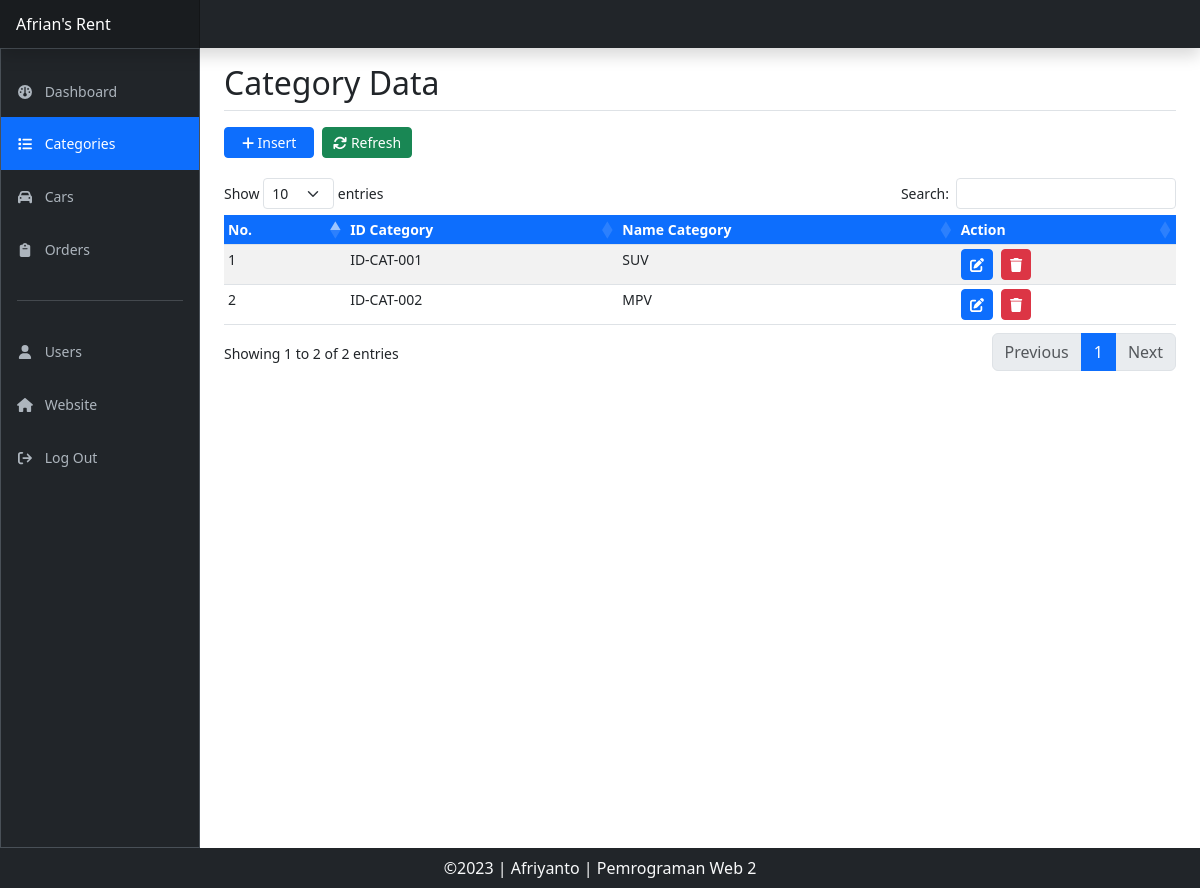
Screenshot of /categories.php (signed in) with the database file from the repository.
### tables this page shows
CREATE TABLE IF NOT EXISTS `tbl_kategori_mobil` (
  `id_kategori` varchar(50) NOT NULL DEFAULT '',
  `nama_kategori` varchar(50) NOT NULL,
  PRIMARY KEY (`id_kategori`)
);

### categories.php (the view, shortened to what this page needs)
<!DOCTYPE html>
<html lang="en">
<head>
    <?php
    include './component/css.php';
    ?>
    <link rel="stylesheet" href="./assets/css/dashboard.css">
</head>
<body>
    <header class="navbar sticky-top bg-dark flex-md-nowrap p-0 shadow" data-bs-theme="dark">
        <a class="navbar-brand col-md-3 col-lg-2 me-0 px-3 fs-6" href="dashboard.php">Afrian's Rent</a>
    </header>
    <div class="container-fluid">
        <div class="row">
            <div class="sidebar border border-right col-md-3 col-lg-2 p-0 bg-dark" data-bs-theme="dark">
                <div class="offcanvas-md offcanvas-end" tabindex="-1" id="sidebarMenu" aria-labelledby="sidebarMenuLabel">
                    <div class="offcanvas-body d-lg-flex flex-column p-0 pt-lg-3 overflow-y-auto">
                        <ul class="navbar-nav flex-column list-group rounded-0">
                            <li class="list-group-item list-group-item-action py-2 border-0">
                                <a class="nav-link" href="dashboard.php">
                                    <i class="fa-solid fa-gauge me-2" style="width:16px;"></i>
                                    Dashboard
                                </a>
                            </li>
                            <li class="list-group-item list-group-item-action py-2 border-0 active" aria-current="true">
                                <a class="nav-link" href="categories.php">
                                    <i class="fa-solid fa-list me-2" style="width:16px;"></i>
                                    Categories
                                </a>
                            </li>
                            <li class="list-group-item list-group-item-action py-2 border-0">
                                <a class="nav-link" href="cars.php">
                                    <i class="fa-solid fa-car me-2" style="width:16px;"></i>
                                    Cars
                                </a>
                            </li>
                            <li class="list-group-item list-group-item-action py-2 border-0">
                                <a class="nav-link" href="orders.php">
                                    <i class="fa-solid fa-clipboard me-2" style="width:16px;"></i>
                                    Orders
                                </a>
                            </li>
                            <li class="list-group-item py-2 border-0">
                                <hr class="my-3 ">
                            </li>
                            <li class="list-group-item list-group-item-action py-2 border-0">
                                <a class="nav-link" href="users.php">
                                    <i class="fa-solid fa-user me-2" style="width:16px;"></i>
                                    Users
                                </a>
                            </li>
                            <li class="list-group-item list-group-item-action py-2 border-0">
                                <a class="nav-link" href="index.php" target="_blank">
                                    <i class="fa-solid fa-house me-2" style="width:16px;"></i>
                                    Website
                                </a>
                            </li>
                            <li class="list-group-item list-group-item-action py-2 border-0">
                                <a class="nav-link" href="./proses/proses_logout.php">
                                    <i class="fa-solid fa-arrow-right-from-bracket me-2" style="width:16px;"></i>
                                    Log Out
                                </a>
                            </li>
                        </ul>
                    </div>
                </div>
            </div>
            <main class="col-md-9 ms-sm-auto col-lg-10 px-md-4">
                <h2 class="pt-3 pb-2 mb-3 border-bottom">Category Data</h2>
                <div class="gap-2 mb-3 d-md-block">
                    <button type="button" class="btn btn-primary btn-sm me-1 mb-1" style="width: 90px;" data-bs-toggle="modal" data-bs-target="#modalInsert">
                        <i class="fa-solid fa-plus"></i>
                        Insert
                    </button>
                    <a href="categories.php" class="btn btn-success btn-sm me-1 mb-1" style="width: 90px;">
                        <i class="fa-solid fa-arrows-rotate"></i>
                        Refresh
                    </a>
                </div>
                <div class="table-responsive small mb-3">
                    <table id="data" class="table table-striped table-sm">
                        <thead>
                            <tr>
                                <th class="bg-primary text-white">No.</th>
                                <th class="bg-primary text-white">ID Category</th>
                                <th class="bg-primary text-white">Name Category</th>
                                <th class="bg-primary text-white">Action</th>
                            </tr>
                        </thead>
                        <tbody>
                            <?php
                            include './proses/koneksi.php';
                            $query = mysqli_query($con, "SELECT * FROM tbl_kategori_mobil");
                            $counter = 1;
                            while ($data = mysqli_fetch_assoc($query)) {
                                echo "<tr>";
                                echo "<td>" . $counter++ . "</td>";
                                echo "<td>" . $data['id_kategori'] . "</td>";
                                echo "<td>" . $data['nama_kategori'] . "</td>";
                                echo "<td>";
                                echo '<button type="button" class="btn btn-primary btn-sm me-2 editBtn" data-bs-toggle="modal" data-bs-target="#modalEdit"
                                data-idkategori="' . $data['id_kategori'] . '" data-namakategori="' . $data['nama_kategori'] . '" >
                                <i class="fa-solid fa-pen-to-square"></i>
                                </button>';
                                echo '<button type="button" class="btn btn-danger btn-sm me-2 deleteBtn" data-bs-toggle="modal" data-bs-target="#modalHapus"
                                data-idkategori="' . $data['id_kategori'] . '" >
                                <i class="fa-solid fa-trash"></i>
                                </button>';
                                echo "</td>";
                                echo "</tr>";
                            }
                            ?>
                        </tbody>
                    </table>
                </div>
            </main>
        </div>
    </div>
    <?php
    include './section/footer.php';
    ?>
</body>
</html>

### assets/css/dashboard.css (style rules this page uses)
* { outline: none; border: none; text-decoration: none; }
body > div.container-fluid > div { height: 100vh; }
.sidebar .nav-link { font-size: 0.875rem; font-weight: 500; }
.navbar-brand { padding-top: 0.75rem; padding-bottom: 0.75rem; background-color: rgba(0, 0, 0, 0.25); box-shadow: inset -1px 0 0 rgba(0, 0, 0, 0.25); }

### rows the page displays
tbl_kategori_mobil: id_kategori "ID-CAT-001", nama_kategori "SUV"
tbl_kategori_mobil: id_kategori "ID-CAT-002", nama_kategori "MPV"
